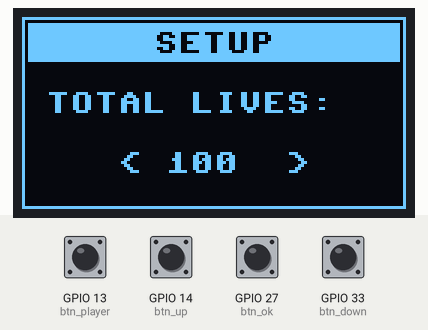
Simulated run of this program. Board: ESP32 board running MicroPython. Parts: 128×64 one-colour display. The inputs (shaded band) are chosen by the test bench; at power-on: GPIO 13 (btn_player), GPIO 14 (btn_up), GPIO 27 (btn_ok), GPIO 33 (btn_down) HIGH. Audio playback is drawn as a buzzer; library files of the repository ran but are not shown: ssd1306.py; what the program prints to the serial console is not drawn.

Above: at 5.0 s.
5.1 s: GPIO 27 (btn_ok) pulled LOW for 0.15 s
At 5.6 s:
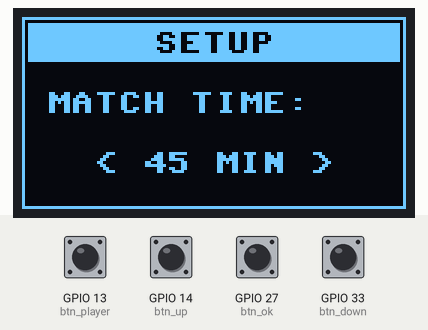
6.8 s: GPIO 27 (btn_ok) pulled LOW for 1 s
At 8.2 s:
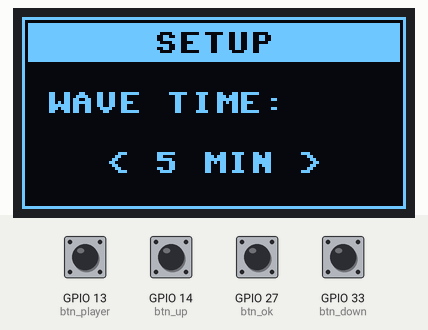
9.3 s: GPIO 27 (btn_ok) pulled LOW for 0.15 s
At 10.0 s:
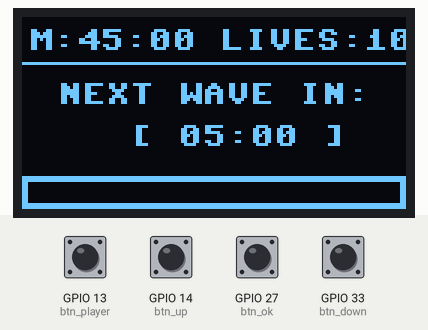
12.4 s: GPIO 14 (btn_up) pulled LOW for 0.15 s
At 12.9 s:
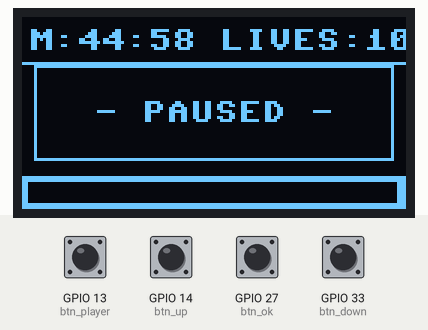
14.0 s: GPIO 33 (btn_down) pulled LOW for 1 s
At 15.9 s:
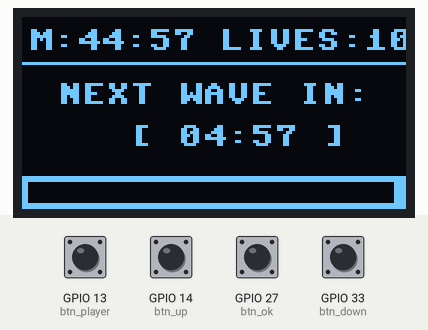
17.6 s: GPIO 13 (btn_player) pulled LOW for 0.15 s
At 19.0 s:
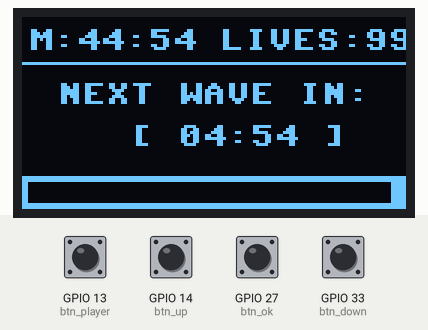
Timing chart, 0 to 20.6 s (numbered marks = the images above; inputs shaded):
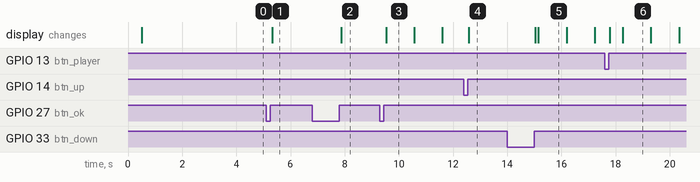

The program:

main.py
```python
import machine
import ssd1306
import time

# ========== DFPLAYER (полностью без PWM) ==========
class DFPlayer:
    """Драйвер для DFPlayer Mini через UART."""
    def __init__(self, uart):
        self.uart = uart
        self._send_cmd(0x0F, 0x00, 0x00)   # сброс
        time.sleep_ms(200)
        self.set_volume(20)               # громкость 0..30
        self._send_cmd(0x09, 0x00, 0x00)  # повтор выключен

    def _send_cmd(self, cmd, arg_hi, arg_lo):
        data = bytearray([0x7E, 0xFF, 0x06, cmd, 0x00, arg_hi, arg_lo, 0xFE, 0xEF])
        self.uart.write(data)
        time.sleep_ms(50)

    def set_volume(self, vol):
        vol = max(0, min(30, vol))
        self._send_cmd(0x06, 0x00, vol)

    def play(self, track_num):
        """Воспроизвести трек с номером track_num (1..3000)."""
        hi = (track_num >> 8) & 0xFF
        lo = track_num & 0xFF
        self._send_cmd(0x03, hi, lo)

    def stop(self):
        self._send_cmd(0x16, 0x00, 0x00)

    def pause(self):
        self._send_cmd(0x0E, 0x00, 0x00)

    def resume(self):
        self._send_cmd(0x0D, 0x00, 0x00)

# ========== ИНИЦИАЛИЗАЦИЯ ПЕРИФЕРИИ ==========
i2c = machine.SoftI2C(sda=machine.Pin(21), scl=machine.Pin(22), freq=400000)
oled = ssd1306.SSD1306_I2C(128, 64, i2c, addr=0x3C)

btn_up     = machine.Pin(14, machine.Pin.IN, machine.Pin.PULL_UP)
btn_ok     = machine.Pin(27, machine.Pin.IN, machine.Pin.PULL_UP)
btn_down   = machine.Pin(33, machine.Pin.IN, machine.Pin.PULL_UP)
btn_player = machine.Pin(13, machine.Pin.IN, machine.Pin.PULL_UP)

# ========== ИНИЦИАЛИЗАЦИЯ DFPLAYER ==========
try:
    uart_df = machine.UART(2, baudrate=9600, tx=17, rx=16, timeout=100)
    dfplayer = DFPlayer(uart_df)
    dfplayer.set_volume(20)
    print("DFPlayer инициализирован")
except Exception as e:
    print("DFPlayer не обнаружен, звук отключён:", e)
    dfplayer = None

# ========== СООТВЕТСТВИЕ ЗВУКОВ НОМЕРАМ ТРЕКОВ ==========
SOUND_TRACKS = {
    "start":          1,   # старт игры
    "wave_release":   2,   # начало волны
    "game_over":      3,   # конец игры
    "click":          4,   # нажатие вверх
    "click_down":     5,   # нажатие вниз
    "ok":             6,   # подтверждение
    "death":          7,   # потеря жизни
    "respawn_cancel": 8,   # добавление жизни (удержание)
    "pause":          9,   # пауза
    "resume":         10   # возобновление
}

def play_sound(sound_type):
    """Воспроизвести звук через DFPlayer. Если DFPlayer отсутствует – ничего не делать."""
    if dfplayer is None:
        return
    track = SOUND_TRACKS.get(sound_type)
    if track is not None:
        dfplayer.play(track)

# ========== ВСПОМОГАТЕЛЬНЫЕ ФУНКЦИИ ==========
def check_click(button_pin):
    if button_pin.value() == 0:
        time.sleep_ms(40)
        if button_pin.value() == 0:
            while button_pin.value() == 0:
                time.sleep_ms(5)
            return True
    return False

def render_setup_ui(step_title, current_val, metric=""):
    oled.fill(0)
    oled.rect(0, 0, 128, 64, 1)
    oled.fill_rect(2, 2, 124, 13, 1)
    oled.text("SETUP", 44, 5, 0)
    oled.text(step_title, 8, 25, 1)
    if step_title == "WAVE TIME:" and current_val == 0:
        val_str = "< WAVE: OFF >"
    else:
        val_str = "< {} {} >".format(current_val, metric)
    x_offset = 64 - (len(val_str) * 4)
    oled.text(val_str, x_offset, 45, 1)
    oled.show()

def render_game_ui():
    oled.fill(0)
    m, s = seconds_left // 60, seconds_left % 60
    time_str = "{:02d}:{:02d}".format(m, s)

    if max_wave_seconds == 0:
        oled.rect(0, 0, 128, 64, 1)
        oled.hline(0, 16, 128, 1)
        oled.text("MISSION TIMER", 12, 5, 1)
        oled.text("TIME: {}".format(time_str), 16, 26, 1)
        oled.line(0, 44, 128, 44, 1)
        oled.text("LIVES LEFT: {}".format(lives), 8, 51, 1)
    else:
        wm, ws = wave_seconds_left // 60, wave_seconds_left % 60
        wave_str = "{:02d}:{:02d}".format(wm, ws)
        oled.text("M:{}".format(time_str), 2, 4, 1)
        oled.text("LIVES:{}".format(lives), 66, 4, 1)
        oled.hline(0, 15, 128, 1)
        oled.text("NEXT WAVE IN:", 12, 22, 1)
        oled.text("[ {} ]".format(wave_str), 36, 36, 1)
        oled.fill_rect(0, 53, 128, 11, 1)
        if max_wave_seconds > 0:
            fill_width = int(124 * (wave_seconds_left / max_wave_seconds))
            oled.fill_rect(2, 55, fill_width, 7, 0)

    if seconds_left == 0:
        oled.fill_rect(4, 16, 120, 32, 0)
        oled.rect(4, 16, 120, 32, 1)
        oled.text("GAME OVER!", 24, 28, 1)
    elif not timer_active:
        oled.fill_rect(4, 16, 120, 32, 0)
        oled.rect(4, 16, 120, 32, 1)
        oled.text("- PAUSED -", 24, 28, 1)

    oled.show()

# ========== НАСТРОЙКА ИГРЫ ==========
def config_session():
    global lives, game_minutes, wave_minutes, max_seconds, seconds_left
    global max_wave_seconds, wave_seconds_left, state_menu, timer_active

    if dfplayer is not None:
        dfplayer.stop()          # остановить текущий трек при входе в настройку

    state_menu = True
    timer_active = False

    render_setup_ui("TOTAL LIVES:", lives)
    while True:
        if check_click(btn_up):
            lives = 10 if lives >= 990 else lives + 10
            render_setup_ui("TOTAL LIVES:", lives)
            play_sound("click")
        elif check_click(btn_down):
            lives = 990 if lives <= 10 else lives - 10
            render_setup_ui("TOTAL LIVES:", lives)
            play_sound("click_down")
        elif check_click(btn_ok):
            play_sound("ok")
            break
        time.sleep_ms(10)

    render_setup_ui("MATCH TIME:", game_minutes, "MIN")
    while True:
        if check_click(btn_up):
            game_minutes = 5 if game_minutes >= 180 else game_minutes + 5
            render_setup_ui("MATCH TIME:", game_minutes, "MIN")
            play_sound("click")
        elif check_click(btn_down):
            game_minutes = 180 if game_minutes <= 5 else game_minutes - 5
            render_setup_ui("MATCH TIME:", game_minutes, "MIN")
            play_sound("click_down")
        elif check_click(btn_ok):
            play_sound("ok")
            break
        time.sleep_ms(10)

    render_setup_ui("WAVE TIME:", wave_minutes, "MIN")
    while True:
        if check_click(btn_up):
            wave_minutes = 0 if wave_minutes >= 30 else wave_minutes + 1
            render_setup_ui("WAVE TIME:", wave_minutes, "MIN")
            play_sound("click")
        elif check_click(btn_down):
            wave_minutes = 30 if wave_minutes <= 0 else wave_minutes - 1
            render_setup_ui("WAVE TIME:", wave_minutes, "MIN")
            play_sound("click_down")
        elif check_click(btn_ok):
            play_sound("start")   # трек 1 – старт игры
            break
        time.sleep_ms(10)

    max_seconds = game_minutes * 60
    seconds_left = max_seconds

    max_wave_seconds = wave_minutes * 60
    wave_seconds_left = max_wave_seconds

    state_menu = False
    timer_active = True
    render_game_ui()

# ========== ГЛОБАЛЬНЫЕ ПЕРЕМЕННЫЕ (для доступа в функциях) ==========
lives = 100
game_minutes = 45
wave_minutes = 5

max_seconds = game_minutes * 60
seconds_left = max_seconds

max_wave_seconds = wave_minutes * 60
wave_seconds_left = max_wave_seconds

timer_active = False
state_menu = True

# ========== ЗАПУСК ==========
config_session()
last_time_checkpoint = time.ticks_ms()

# ========== ГЛАВНЫЙ ИГРОВОЙ ЦИКЛ ==========
while True:
    if not state_menu:
        # Кнопка OK — перейти в настройки
        if check_click(btn_ok):
            if dfplayer is not None:
                dfplayer.stop()
            config_session()
            last_time_checkpoint = time.ticks_ms()
            continue

        # Кнопки UP/DOWN — пауза/возобновление
        if check_click(btn_up) or check_click(btn_down):
            timer_active = not timer_active
            render_game_ui()
            if timer_active:
                play_sound("resume")
                if dfplayer is not None:
                    dfplayer.resume()   # если DFPlayer был на паузе, возобновить
            else:
                play_sound("pause")
                if dfplayer is not None:
                    dfplayer.pause()

        # Кнопка PLAYER — убавление жизни или добавление при удержании
        if btn_player.value() == 0:
            hold_start = time.ticks_ms()
            is_hold = False
            while btn_player.value() == 0:
                if time.ticks_diff(time.ticks_ms(), hold_start) > 2000:
                    is_hold = True
                    lives += 1
                    render_game_ui()
                    play_sound("respawn_cancel")
                    while btn_player.value() == 0:
                        time.sleep_ms(10)
                    break
                time.sleep_ms(10)

            if not is_hold and lives > 0:
                lives -= 1
                render_game_ui()
                play_sound("death")

        # Таймер
        if timer_active and seconds_left > 0:
            if time.ticks_diff(time.ticks_ms(), last_time_checkpoint) >= 1000:
                seconds_left -= 1
                if max_wave_seconds > 0 and wave_seconds_left > 0:
                    wave_seconds_left -= 1
                if max_wave_seconds > 0 and wave_seconds_left == 0 and seconds_left > 0:
                    render_game_ui()
                    play_sound("wave_release")   # трек 2 – начало волны
                    wave_seconds_left = max_wave_seconds
                render_game_ui()
                last_time_checkpoint = time.ticks_ms()

                if seconds_left == 0:
                    timer_active = False
                    wave_seconds_left = 0
                    render_game_ui()
                    play_sound("game_over")      # трек 3 – конец игры

    time.sleep_ms(15)
```

Measured:
- after the input at 5.1 s, the display: changes after 0.23 s (image 1)
- after the input at 6.8 s, the display: changes after 1.1 s (image 2)
- after the input at 9.3 s, the display: changes after 0.23 s (image 3)
- after the input at 12.4 s, the display: changes after 0.18 s (image 4)
- after the input at 14.0 s, the display: first changes after 1.0 s (image 5 shows a later state)
- what the display in image 3 shows lasts 1.1 s, from 9.5 s to 10.6 s
